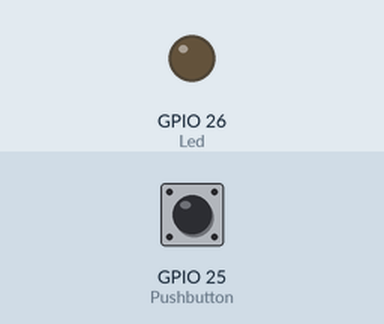
A sketch run on a simulated ESP32. Parts: output pins drawn as LEDs (lit = HIGH). The inputs (shaded band) are chosen by the test bench; at power-on: GPIO 25 (Pushbutton) HIGH.

Above: at 1.2 s.
1.3 s: GPIO 25 (Pushbutton) pulled LOW for 0.15 s
At 1.7 s:
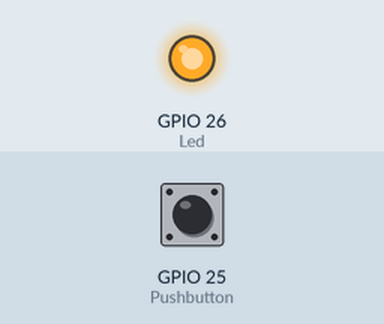
2.9 s: GPIO 25 (Pushbutton) pulled LOW for 1 s
At 4.1 s:
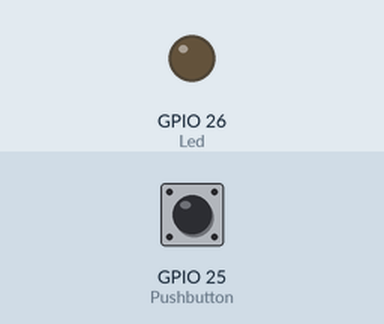
5.4 s: GPIO 25 (Pushbutton) pulled LOW for 3.2 s
At 6.0 s:
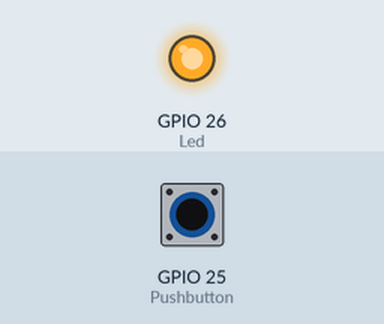
Timing chart, 0 to 8.4 s (numbered marks = the images above; inputs shaded):
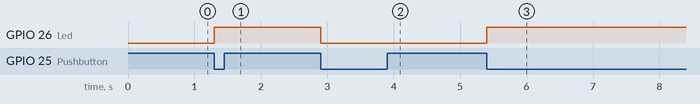

The sketch:

interruptExample.ino
```cpp
#define Led 26
#define Pushbutton 25

void cb(void){
static int state = 0;
if(state == 0) {
  digitalWrite(Led ,HIGH);
  state = 1;
}
else{
  digitalWrite(Led, LOW);
  state = 0;
}

}

void setup() {
  // put your setup code here, to run once:
pinMode(Led, OUTPUT);
pinMode(Pushbutton, INPUT_PULLUP);
attachInterrupt(digitalPinToInterrupt(Pushbutton), cb , FALLING);

}

void loop() {
  // put your main code here, to run repeatedly:
delay(5000);
}
```

Measured:
- after the input at 1.3 s, GPIO 26 (Led): LOW → HIGH at once
- after the input at 2.9 s, GPIO 26 (Led): HIGH → LOW at once
- after the input at 5.4 s, GPIO 26 (Led): LOW → HIGH at once
